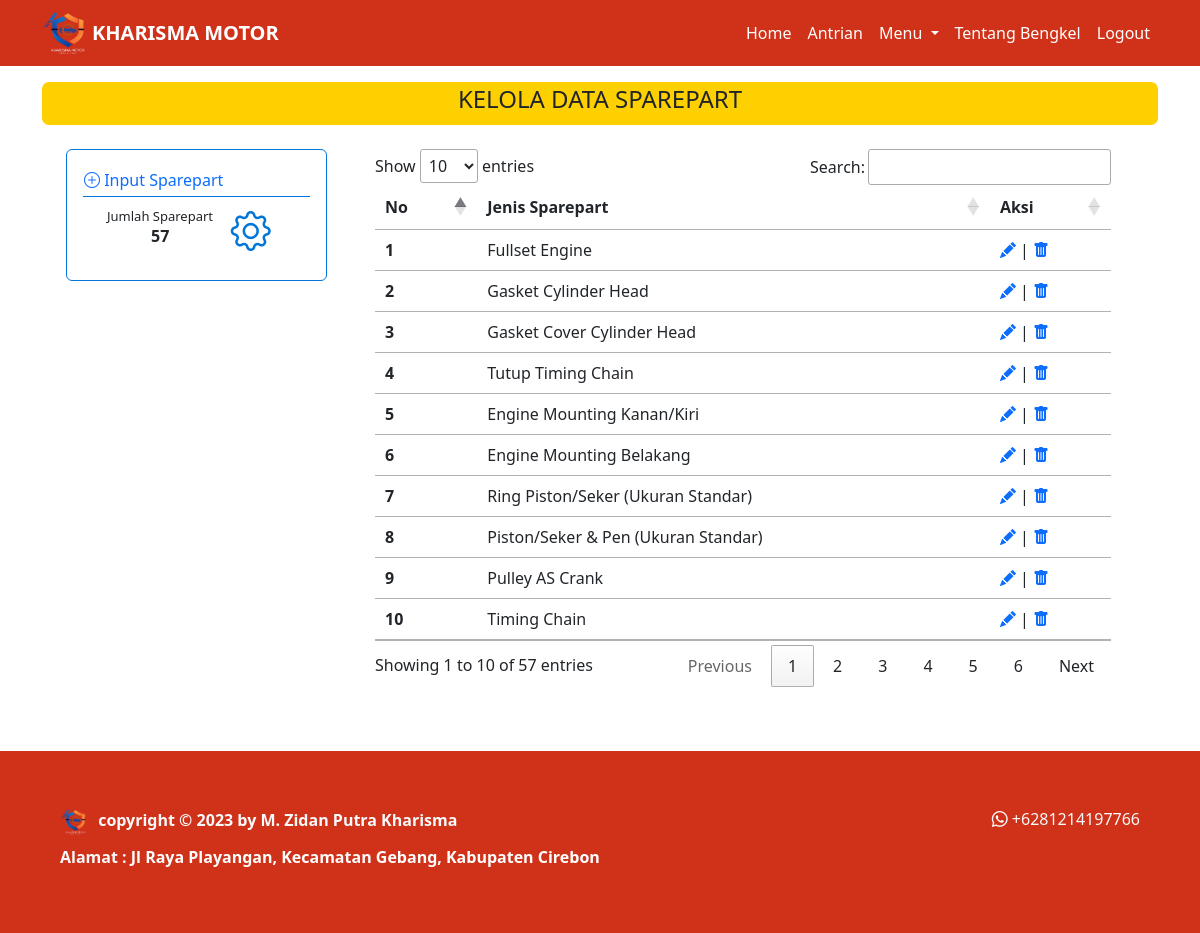
The app's page /admin/sparepart.php (signed in) with its own data.
### tables this page shows
CREATE TABLE `sparepart` (
  `idsparepart` int(11) NOT NULL,
  `sparepart` varchar(50) NOT NULL
);

### controller/function.php (called while the page is built, shortened)
<?php
$conn = mysqli_connect("localhost", "root", "", "kharisma_motor");
function query($query)
{
    global $conn;
    $result = mysqli_query($conn, $query);
    $rows = [];
    while ($row = mysqli_fetch_assoc($result)) {
        $rows[] = $row;
    }
    return $rows;
}
function jumlah_data($data)
{
    global $conn;
    $query = mysqli_query($conn, $data);
    $jumlah_data = mysqli_num_rows($query);
    return $jumlah_data;
}
function enkripsi($teks)
{
    $text = $teks;
    $kunci = 'kharisma_motor';
    $key = hash('sha256', $kunci);
    $pkey = "123";
    $method = "aes-192-cfb1";
    $iv = substr(hash('sha256', $pkey), 0, 16);
    $enkripsi = openssl_encrypt($text, $method, $key, 0, $iv);
    $enkripsi = base64_encode($enkripsi);
    return $enkripsi;
}
?>

### admin/sparepart.php (the view, shortened to what this page needs)
<?php
$data_sparepart = query("SELECT * FROM sparepart");
$jumlah_sparepart = jumlah_data("SELECT * FROM sparepart");
?>
<!DOCTYPE html>
<html lang="en">
<head>
    <link rel="stylesheet" href="https://cdn.datatables.net/1.13.4/css/jquery.dataTables.min.css">
    <link href="https://cdn.jsdelivr.net/npm/bootstrap@5.3.0/dist/css/bootstrap.min.css" rel="stylesheet"
>
    <link rel="stylesheet" href="https://cdn.jsdelivr.net/npm/bootstrap-icons@1.10.5/font/bootstrap-icons.css">
    <link rel="stylesheet" href="../style.css">
</head>
<body>
    <?php require_once('../navbar/navbar_admin.php'); ?>
    <div class="container">
        <div class="content py-3">
            <div class="title text-center text-uppercase">
                <h4>KELOLA DATA SPAREPART</h4>
            </div>
            <div class="row">
                <div class="col-3 me-4 ms-4">
                    <div class="card my-4">
                        <div class="card-body">
                            <a class="fw-medium text-decoration-none btn text-primary p-0" data-bs-toggle="modal"
                                data-bs-target="#myModal">
                                <i class="bi bi-plus-circle"></i>
                                <span>Input Sparepart</span>
                            </a>
                            <hr style="margin-top: 3px;  color: #0275d8; opacity: 1;">
                            <h6 class="card-subtitle ms-4">Jumlah Sparepart</h6>
                            <p class="card-text fw-bold">
                                <?php echo $jumlah_sparepart; ?>
                            </p>
                            <i class="icon bi bi-gear"></i>
                        </div>
                    </div>
                </div>
                <div class="col-8 mt-4">
                    <table class="table table-hover mt-3" id="example">
                        <thead class="text-center">
                            <tr>
                                <th scope="col">No</th>
                                <th scope="col">Jenis Sparepart</th>
                                <th scope="col">Aksi</th>
                            </tr>
                        </thead>
                        <tbody class="text-start">
                            <?php
                            $i = 1;
                            foreach ($data_sparepart as $s):
                                $idsparepart = enkripsi($s['idsparepart']);
                                ?>
                                <tr>
                                    <th>
                                        <?php echo $i; ?>
                                    </th>
                                    <td>
                                        <?php echo $s['sparepart']; ?>
                                    </td>
                                    <td>
                                        <a href="edit_sparepart.php?id=<?= $idsparepart; ?>"><i
                                                class="bi bi-pencil-fill"></i></a>
                                        |
                                        <a style="text-decoration: none;"
                                            href="../controller/controller_sparepart.php?idsparepart=<?= $idsparepart; ?>"
                                            onclick="return confirm('Apakah anda yakin ingin menghapus data?')"><i
                                                class="bi bi-trash-fill"></i></a>
                                    </td>
                                </tr>
                                <?php
                                $i++;
                            endforeach
                            ?>
                        </tbody>
                    </table>
                </div>
            </div>
        </div>
    </div>
    <?php
    require_once('../footer.php');
    ?>
</body>
</html>

### style.css (style rules this page uses)
body { background: white; }
.container .title { border: solid rgb(255, 208, 0); border-radius: 7px; background: rgb(255, 208, 0); }
.container .card { border: 0.7px solid#0275d8; }
.container .card .card-subtitle { font-size: 13px; }
.container .card .card-text { margin-left: 30%; }
.container .card .icon { font-size: 40px; position: absolute; margin-top: -63px; margin-left: 57%; color: #0275d8; }

### records on screen
sparepart: sparepart "Fullset Engine"
sparepart: sparepart "Gasket Cylinder Head"
sparepart: sparepart "Gasket Cover Cylinder Head"
sparepart: sparepart "Tutup Timing Chain"
sparepart: sparepart "Engine Mounting Kanan/Kiri"
sparepart: sparepart "Engine Mounting Belakang"
sparepart: sparepart "Ring Piston/Seker (Ukuran Standar)"
sparepart: sparepart "Piston/Seker & Pen (Ukuran Standar)"
sparepart: sparepart "Pulley AS Crank"
sparepart: sparepart "Timing Chain"

### other values on screen
$jumlah_sparepart "57"
